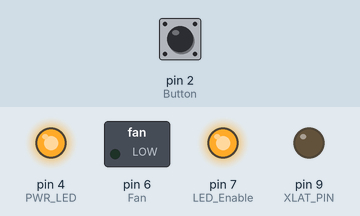
This sketch was run on a simulated Arduino Uno, built for the host (arithmetic inside an expression is 32-bit, double 64-bit). Shown: switched loads named in the sketch (green lamp = pin HIGH), output pins drawn as LEDs (lit = HIGH). Inputs (shaded band) come from the test bench; at power-on: pin 2 (Button) LOW. Random numbers use the default seed unless the sketch sets one; an integer division by zero does not stop the program and gives all ones (-1); pins used as bus, display or sensor lines are not drawn.

Above: at 1.2 s.
1.3 s: pin 2 (Button) pulled HIGH for 0.15 s
At 1.8 s:
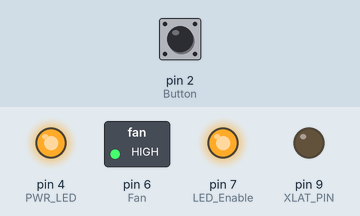
2.9 s: pin 2 (Button) pulled HIGH for 1 s
At 4.1 s:
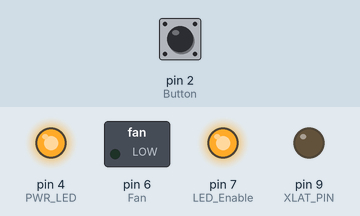
5.4 s: pin 2 (Button) pulled HIGH for 3.2 s
At 6.1 s:
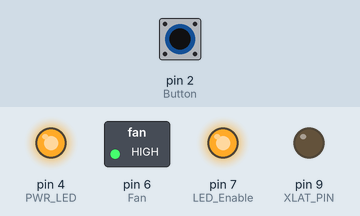
Timing chart, 0 to 8.4 s (numbered marks = the images above; inputs shaded):
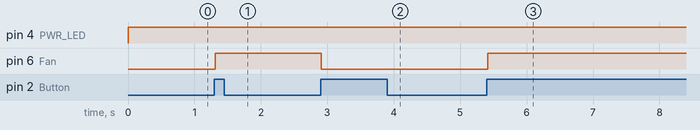

The sketch:

SS_Flicker_Effect.ino
```cpp
#include "SS_Flicker_Effect_Timeout.cpp"
#include "SS_Flicker_Effect_Controller.cpp"
#include <Tlc5940.h>
#include <Bounce2.h>

/////////////////////////////////////////////////////////////////////////////////////////////////////////////////////////////////
volatile int oldButtonState = LOW;
volatile bool Latch = 0;

Bounce debouncer = Bounce();
int Button = 2;
long previousMillisCounter = 0;
long intervalCounter = 5;
long int Current_Time = 0;

int LED_Enable = 7;
int First_Boot = 0;
int PWR_LED = 4;
int Fan = 6;
////////////////////////////////////////////////////////////////////////////////////////////////////////////////////////////////

#define MASTER_MIN_LEVEL 0
#define MASTER_MAX_LEVEL 4095
#define MASTER_FADE_INTERVAL 1000
#define LATCH_TIMEOUT_INTERVAL 600000
#define DEFAULT_MIN_REFRESH_INTERVAL 200
#define DEFAULT_MAX_REFRESH_INTERVAL 700

#define NUM_LEDS 8
Flicker_Effect_Controller leds[NUM_LEDS] = {
  Flicker_Effect_Controller(0, DEFAULT_MIN_REFRESH_INTERVAL, DEFAULT_MAX_REFRESH_INTERVAL, 4095),
  Flicker_Effect_Controller(2, DEFAULT_MIN_REFRESH_INTERVAL, DEFAULT_MAX_REFRESH_INTERVAL, 4095),
  Flicker_Effect_Controller(1, DEFAULT_MIN_REFRESH_INTERVAL, DEFAULT_MAX_REFRESH_INTERVAL, 4095),
  Flicker_Effect_Controller(3, DEFAULT_MIN_REFRESH_INTERVAL, DEFAULT_MAX_REFRESH_INTERVAL, 4095),
  Flicker_Effect_Controller(4, DEFAULT_MIN_REFRESH_INTERVAL, DEFAULT_MAX_REFRESH_INTERVAL, 4095),
  Flicker_Effect_Controller(5, DEFAULT_MIN_REFRESH_INTERVAL, DEFAULT_MAX_REFRESH_INTERVAL, 4095),
  Flicker_Effect_Controller(6, DEFAULT_MIN_REFRESH_INTERVAL, DEFAULT_MAX_REFRESH_INTERVAL, 4095),
  Flicker_Effect_Controller(7, DEFAULT_MIN_REFRESH_INTERVAL, DEFAULT_MAX_REFRESH_INTERVAL, 4095),
  //Flicker_Effect_Controller(8, DEFAULT_MIN_REFRESH_INTERVAL, DEFAULT_MAX_REFRESH_INTERVAL, 4095),
  //Flicker_Effect_Controller(9, DEFAULT_MIN_REFRESH_INTERVAL, DEFAULT_MAX_REFRESH_INTERVAL, 4095),
  //Flicker_Effect_Controller(10, DEFAULT_MIN_REFRESH_INTERVAL, DEFAULT_MAX_REFRESH_INTERVAL, 4095)
};
int ledMinLevels[NUM_LEDS] = { // Minimum levels while at full brightness
  1500, //0
  1500, //1
  1500, //2
  1500,  //3
  1500,  //4
  1500,  //5
  1500,  //6
  1500,  //7
  //0,  //8
  //0,  //9
  //0,  //10
};

SIGNAL(TIMER0_COMPA_vect)
{
  Button_Press();
}


int masterFadeStartLevel;
unsigned long masterFadeStartTime;
unsigned long masterFadeEndTime;


volatile bool wasAlreadyOn;
Timeout latchTimeout;
Timeout foggerOffTimeout;
Timeout foggerOnTimeout;

int calcMasterFadeEndLevel(bool isLatchOn) // tells the fade which end it is going to, on is 4095 off 0
{
  return isLatchOn ? 4095 : 0;
}

int calcMasterFadeCurrentLevel(int masterFadeEndLevel, unsigned long currentTime)
{
  if (masterFadeStartTime == 0 & masterFadeEndTime == 0) return 0;
  if (currentTime > masterFadeEndTime) return masterFadeEndLevel;
  return masterFadeStartLevel + ((long)(masterFadeEndLevel - masterFadeStartLevel) * (long)(currentTime - masterFadeStartTime)) / (long)(masterFadeEndTime - masterFadeStartTime);
}
void setup()
{

  pinMode(Button, INPUT);
  debouncer.attach(Button);


  OCR0A = 0xAF;
  TIMSK0 |= _BV(OCIE0A);

  pinMode(LED_Enable, OUTPUT);
  pinMode(PWR_LED, OUTPUT);
  pinMode(Fan,OUTPUT);

  Tlc.init(0); // initialise TLC5940 and set all channels off
}

void loop() {

  while (First_Boot == 0) {
    digitalWrite(LED_Enable, HIGH);
    digitalWrite(PWR_LED, HIGH);
    First_Boot = 1;
  }


  // For logic consistency, these values will be the same throughout the loop:
  unsigned long time = millis();
  bool isOn = Latch;

  if (wasAlreadyOn != isOn) // Latch has just changed state
  {
    wasAlreadyOn = isOn;

    // Figure out what the current level was before the button was pressed, and make it the new starting level
    masterFadeStartLevel = calcMasterFadeCurrentLevel(calcMasterFadeEndLevel(!isOn), time);
    // Set new start and end times
    masterFadeStartTime = time;
    masterFadeEndTime = time + ((long)MASTER_FADE_INTERVAL * (long)abs(masterFadeStartLevel - calcMasterFadeEndLevel(isOn))) / 4095;

    if (isOn) { // Latch has just turned on
      latchTimeout.Reset(time + LATCH_TIMEOUT_INTERVAL);
      digitalWrite(Fan, HIGH);
    }
    else { // Latch has just turned off
      digitalWrite(Fan, LOW);
    }
  }

  if (isOn) { // If latch is currently on
#if LATCH_TIMEOUT_INTERVAL != 0
    if (latchTimeout.Tick(time)) Latch = false;
#endif
  }
  else { // If latch is currently off

  }
  UpdateLEDs(isOn, time);

}


void Button_Press() {
  debouncer.update();
  int newButtonState = debouncer.read();
  if (newButtonState == HIGH && oldButtonState == LOW) Latch = !Latch;
  oldButtonState = newButtonState;
}


void UpdateLEDs(bool isLatchOn, unsigned long currentTime) {


  int masterFadeLevel = calcMasterFadeCurrentLevel(calcMasterFadeEndLevel(isLatchOn), currentTime);


  for (int i = 0; i < NUM_LEDS; i++) {
    leds[i].SetLevels(((long)ledMinLevels[i] * masterFadeLevel) / 4095, masterFadeLevel);
    //if (DMXSerial.read(DMX_CHANNEL + 1)>230) {
      //leds[i].Update_Rock();
  //  }
    //else
    leds[i].Update();
  }
  Tlc.update();
}
```

SS_Flicker_Effect_Controller.cpp
```cpp
#include <Arduino.h>
#include "Tlc5940.h"

class Flicker_Effect_Controller
{
  byte channel; //The Channel of the LED output on the TLC5940

  int minLevel; //The lower bound of the random value for LED Brightness
  int maxLevel; //The upper bound of the random value for LED Brightness

  int minRefreshInterval; //The lower bound of the random value for LED refresh time
  int maxRefreshInterval; //The upper bound of the random value for LED refresh time

  int destinationLevel; //The level the LED is increasing or decreasing to
  int previousLevel;

  long previousMillis; //Used to compare the current time to how long has passed
  long interval; //The random refresh time
  long previousMicros_Smoothing; //Used to compare the current time to how long has passed for the smoothing

  int maxPossibleLevel;
  int Usermin;

public:
  Flicker_Effect_Controller(byte channel, int minRefreshInterval, int maxRefreshInterval, int maxPossibleLevel)
  : channel(channel),
    minLevel(0),
    maxLevel(0),
    minRefreshInterval(minRefreshInterval),
    maxRefreshInterval(maxRefreshInterval),
    destinationLevel(0),
    previousLevel(0),
    previousMillis(0),
    interval(0),
    previousMicros_Smoothing(0),
    maxPossibleLevel(maxPossibleLevel)
  {
  }

  void Update()
  {
    unsigned long currentMillis = millis(); //Saves the current millis() to be used in determining if the interval time has passed

    // Periodically change the destination level
    if (currentMillis - previousMillis > interval)
    {
      interval = random(minRefreshInterval, maxRefreshInterval); // Generates the interval of the next LED update
      previousMillis = currentMillis; //mark the time down for next time
      previousLevel = destinationLevel;
      destinationLevel = random(minLevel, maxLevel); //Generate the level that the LED will be going to
    }

    Tlc.set(channel, previousLevel + ((long)(destinationLevel - previousLevel) * (long)(currentMillis - previousMillis)) / (long)interval);
  }

  void Update_Rock()
  {
    int minRefreshInterval_Rock = 50;
    int maxRefreshInterval_Rock = 350;

    unsigned long currentMillis = millis(); //Saves the current millis() to be used in determining if the interval time has passed

                        // Periodically change the destination level
    if (currentMillis - previousMillis > interval)
    {
      interval = random(minRefreshInterval_Rock, maxRefreshInterval_Rock); // Generates the interval of the next LED update
      previousMillis = currentMillis; //mark the time down for next time
      previousLevel = destinationLevel;
      destinationLevel = random(30, maxLevel/3); //Generate the level that the LED will be going to
    }

    Tlc.set(channel, previousLevel + ((long)(destinationLevel - previousLevel) * (long)(currentMillis - previousMillis)) / (long)interval);
  }


  void SetLevels(int minLevel, int maxLevel)
  {
    this->minLevel = (long)minLevel * (long)maxPossibleLevel / 4095;
    this->maxLevel = (long)maxLevel * (long)maxPossibleLevel / 4095;
  }
};
```

SS_Flicker_Effect_Timeout.cpp
```cpp
#include "arduino.h"

class Timeout
{
private:
  unsigned long timeoutTime;
  bool isElapsed;

public:
  Timeout()
    : timeoutTime(0), isElapsed(1)
  {
  }

  bool Tick(unsigned long currentTime)
  {
    if (isElapsed || currentTime < timeoutTime) return false;
    isElapsed = true;
    return true;
  }

  void Reset(unsigned long timeoutTime)
  {
    this->timeoutTime = timeoutTime;
    isElapsed = false;
  }
};
```

Tlc5940.h
```cpp
// (licence header left out)
#ifndef TLC5940_H
#define TLC5940_H

/** \file
    Tlc5940 library header file. */

#include <stdint.h>
#include "tlc_config.h"

#ifdef TLC_ATMEGA_8_H

/** Enables the Timer1 Overflow interrupt, which will fire after an XLAT
    pulse */
#define set_XLAT_interrupt()    TIFR |= _BV(TOV1); TIMSK = _BV(TOIE1)
/** Disables any Timer1 interrupts */
#define clear_XLAT_interrupt()  TIMSK = 0

#else

/** Enables the Timer1 Overflow interrupt, which will fire after an XLAT
    pulse */
#define set_XLAT_interrupt()    TIFR1 |= _BV(TOV1); TIMSK1 = _BV(TOIE1)
/** Disables any Timer1 interrupts */
#define clear_XLAT_interrupt()  TIMSK1 = 0

#endif

/** Enables the output of XLAT pulses */
#define enable_XLAT_pulses()    TCCR1A = _BV(COM1A1) | _BV(COM1B1)
/** Disables the output of XLAT pulses */
#define disable_XLAT_pulses()   TCCR1A = _BV(COM1B1)

extern volatile uint8_t tlc_needXLAT;
extern volatile void (*tlc_onUpdateFinished)(void);
extern uint8_t tlc_GSData[NUM_TLCS * 24];

/** The main Tlc5940 class for the entire library.  An instance of this class
    will be preinstantiated as Tlc. */
class Tlc5940
{
  public:
    void init(uint16_t initialValue = 0);
    void clear(void);
    uint8_t update(void);
    void set(TLC_CHANNEL_TYPE channel, uint16_t value);
    uint16_t get(TLC_CHANNEL_TYPE channel);
    void setAll(uint16_t value);
#if VPRG_ENABLED
    void setAllDC(uint8_t value);
#endif
#if XERR_ENABLED
    uint8_t readXERR(void);
#endif

};

void tlc_shift8_init(void);
void tlc_shift8(uint8_t byte);

#if VPRG_ENABLED
void tlc_dcModeStart(void);
void tlc_dcModeStop(void);
#endif

// for the preinstantiated Tlc variable.
extern Tlc5940 Tlc;

#endif
```

ATmega_xx8.h
```cpp
// (licence header left out)
#ifndef TLC_ATMEGA_XX8_H
#define TLC_ATMEGA_XX8_H

/** \file
    SPI and timer pins for the ATmega168/48/88.  Don't edit these.  All
    changeable pins are defined in tlc_config.h */

/** VPRG (Arduino digital pin 8) -> VPRG (TLC pin 27) */
#define DEFAULT_VPRG_PIN    PB0
#define DEFAULT_VPRG_PORT   PORTB
#define DEFAULT_VPRG_DDR    DDRB

/** XERR (Arduino digital pin 12) -> XERR (TLC pin 16) */
#define DEFAULT_XERR_PIN    PB4
#define DEFAULT_XERR_PORT   PORTB
#define DEFAULT_XERR_DDR    DDRB
#define DEFAULT_XERR_PINS   PINB

/** SIN (Arduino digital pin 7) -> SIN (TLC pin 26) */
#define DEFAULT_BB_SIN_PIN      PD7
#define DEFAULT_BB_SIN_PORT     PORTD
#define DEFAULT_BB_SIN_DDR      DDRD
/** SCLK (Arduino digital pin 4) -> SCLK (TLC pin 25) */
#define DEFAULT_BB_SCLK_PIN     PD4
#define DEFAULT_BB_SCLK_PORT    PORTD
#define DEFAULT_BB_SCLK_DDR     DDRD

/** MOSI (Arduino digital pin 11) -> SIN (TLC pin 26) */
#define TLC_MOSI_PIN     PB3
#define TLC_MOSI_PORT    PORTB
#define TLC_MOSI_DDR     DDRB

/** SCK (Arduino digital pin 13) -> SCLK (TLC pin 25) */
#define TLC_SCK_PIN      PB5
#define TLC_SCK_PORT     PORTB
#define TLC_SCK_DDR      DDRB

/** SS will be set to output as to not interfere with SPI master operation.
    If you have changed the pin-outs and the library doesn't seem to work
    or works intermittently, make sure this pin is set correctly.  This pin
    will not be used by the library other than setting its direction to
    output. */
#define TLC_SS_PIN       PB2
#define TLC_SS_DDR       DDRB

/** OC1A (Arduino digital pin 9) -> XLAT (TLC pin 24) */
#define XLAT_PIN     PB1
#define XLAT_PORT    PORTB
#define XLAT_DDR     DDRB

/** OC1B (Arduino digital pin 10) -> BLANK (TLC pin 23) */
#define BLANK_PIN    PB2
#define BLANK_PORT   PORTB
#define BLANK_DDR    DDRB

/** OC2B (Arduino digital pin 3) -> GSCLK (TLC pin 18) */
#define GSCLK_PIN    PD3
#define GSCLK_PORT   PORTD
#define GSCLK_DDR    DDRD

#endif
```

chip_includes.h
```cpp
// (licence header left out)
#ifndef TLC_CHIP_INCLUDES_H
#define TLC_CHIP_INCLUDES_H

/** \file
    Includes the chip-specfic defaults and pin definitions. */

#include <avr/io.h>

#ifndef PB0
#define PB0     PORTB0
#define PB1     PORTB1
#define PB2     PORTB2
#define PB3     PORTB3
#define PB4     PORTB4
#define PB5     PORTB5
#define PB6     PORTB6
#define PB7     PORTB7
#endif
#ifndef PC0
#define PC0     PORTC0
#define PC1     PORTC1
#define PC2     PORTC2
#define PC3     PORTC3
#define PC4     PORTC4
#define PC5     PORTC5
#define PC6     PORTC6
#define PC7     PORTC7
#endif
#ifndef PD0
#define PD0     PORTD0
#define PD1     PORTD1
#define PD2     PORTD2
#define PD3     PORTD3
#define PD4     PORTD4
#define PD5     PORTD5
#define PD6     PORTD6
#define PD7     PORTD7
#endif
#ifndef PH0
#define PH0     PORTH0
#define PH1     PORTH1
#define PH2     PORTH2
#define PH3     PORTH3
#define PH4     PORTH4
#define PH5     PORTH5
#define PH6     PORTH6
#define PH7     PORTH7
#endif

/* Chip Specific Pinouts */
#if defined (__AVR_ATmega168__)  \
 || defined (__AVR_ATmega168P__) \
 || defined (__AVR_ATmega88P__)  \
 || defined (__AVR_ATmega88__)   \
 || defined (__AVR_ATmega48P__)  \
 || defined (__AVR_ATmega48__)   \
 || defined (__AVR_ATmega328P__)

/* Diecimila / Duemilanove / almost everything */
#include "ATmega_xx8.h"

#elif defined (__AVR_ATmega8__)

/* ATmega8 */
#include "ATmega_8.h"

#elif defined (__AVR_ATmega164P__) \
   || defined (__AVR_ATmega324P__) \
   || defined (__AVR_ATmega644__)  \
   || defined (__AVR_ATmega644P__)

/* Sanguino */
#include "ATmega_xx4.h"

#elif defined (__AVR_ATmega640__)  \
   || defined (__AVR_ATmega1280__) \
   || defined (__AVR_ATmega1281__) \
   || defined (__AVR_ATmega2560__) \
   || defined (__AVR_ATmega2561__)

/* Arduino Mega */
#include "Arduino_Mega.h"

#elif defined (__AVR_ATmega32U4__)

/* Teensy 2.0 */
#include "Teensy_xxU4.h"

#elif defined (__AVR_AT90USB646__) \
   || defined (__AVR_AT90USB1286__)

/* Teensy++ 2.0 */
#include "Teensypp_xxx6.h"

#else
#error "Unknown Chip!"
#endif

#endif
```

Source omitted: tlc_config.h (6293 bytes)

Measured:
- after the input at 1.3 s, pin 6 (Fan): LOW → HIGH at once
- after the input at 2.9 s, pin 6 (Fan): HIGH → LOW at once
- after the input at 5.4 s, pin 6 (Fan): LOW → HIGH at once
